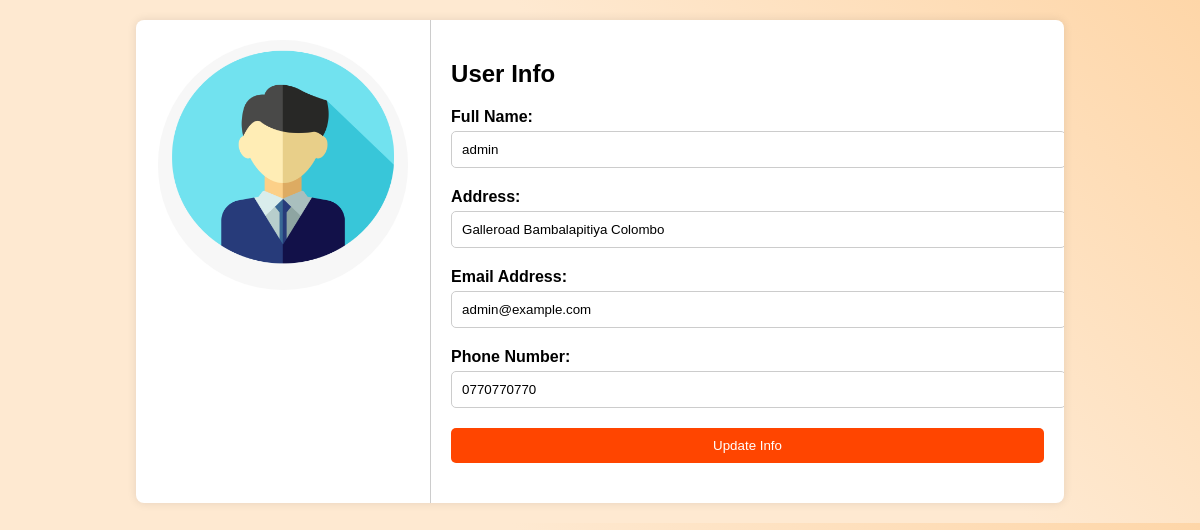
Screenshot of /GalleryCafe/Customer/Pages/user_profile.php (signed in) with the database file from the repository.
### tables this page shows
CREATE TABLE `users` (
  `id` int(11) UNSIGNED NOT NULL,
  `name` varchar(255) NOT NULL,
  `address` varchar(255) NOT NULL,
  `email` varchar(255) NOT NULL,
  `password` varchar(255) NOT NULL,
  `contact` varchar(15) NOT NULL,
  `user_type_id` int(11) UNSIGNED NOT NULL DEFAULT 2,
  `created_at` timestamp NOT NULL DEFAULT current_timestamp()
);

### GalleryCafe/Customer/Pages/user_profile.php (the view, shortened to what this page needs)
<?php
include '../php/config.php';
$user_id = $_SESSION['user_id'];
$query = $conn->prepare("SELECT name, address, email, contact FROM users WHERE id = ?");
$query->bind_param("i", $user_id);
$query->execute();
$result = $query->get_result();
$user = $result->fetch_assoc();
?>
<!DOCTYPE html>
<html lang="en">
<head>
    <link rel="stylesheet" href="../CSS/Userprofile.css">
</head>
<body>
    <div class="profile-container">
        <div class="profile-sidebar">
            <img src="../Image/Profile pic.png" alt="Profile Image" class="profile-image">
        </div>
        <div class="profile-main">
            <div class="tabs">
             <h2>User Info</h2>
            </div>
            <form id="profileForm" class="profile-form" method="POST">
                <label for="fullName">Full Name:</label>
                <input type="text" id="fullName" name="fullName" value="<?php echo htmlspecialchars($user['name']); ?>" required>
                <label for="Address">Address:</label>
                <input type="text" id="Address" name="Address" value="<?php echo htmlspecialchars($user['address']); ?>" required>
                <label for="email">Email Address:</label>
                <input type="email" id="email" name="email" value="<?php echo htmlspecialchars($user['email']); ?>" required>
                <label for="phone_number">Phone Number:</label>
                <input type="text" id="phone_number" name="phone_number" value="<?php echo htmlspecialchars($user['contact']); ?>" required>
                <button type="submit">Update Info</button>
            </form>
        </div>
    </div>
</body>
</html>

### GalleryCafe/Customer/CSS/Userprofile.css (style rules this page uses)
body { font-family: Arial, sans-serif; background: linear-gradient(45deg, rgb(254, 233, 209) 60%,rgb(254, 214, 168)); margin: 0; padding: 20px; display: flex; justify-content: center; }
.profile-container { display: flex; background-color: #fff; width: 80%; border-radius: 8px; box-shadow: 0 0 10px rgba(0, 0, 0, 0.1); overflow: hidden; }
.profile-sidebar { padding: 20px; width: 30%; display: flex; flex-direction: column; align-items: center; border-right: 1px solid #ccc; }
.profile-image { width: 250px; height: 250px; border-radius: 50%; margin-bottom: 20px; }
.profile-main { padding: 20px; width: 70%; }
.tabs { margin-bottom: 20px; }
.profile-form label { display: block; margin-bottom: 5px; font-weight: bold; }
.profile-form input, .profile-form button { width: 100%; padding: 10px; margin-bottom: 20px; border: 1px solid #ccc; border-radius: 5px; }
.profile-form button { background-color: #ff4500; color: white; cursor: pointer; border: none; }

### rows the page displays
users: fullName "admin", Address "Galleroad Bambalapitiya Colombo", email "admin@example.com", phone_number "0770770770"
